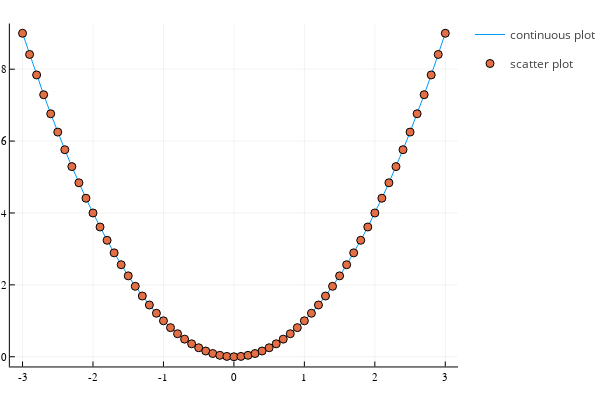

The code cell stored with this chart in its notebook:
### Code cell
plot(x, y, label="continuous plot")
scatter!(x, y, label="scatter plot")

### Figure 1 — Plotly figure (JSON) as saved in the notebook; plotly's stock layout.template omitted (floating-point values rounded to 4 significant figures)
{"data": [{"colorbar": {"title": ""}, "legendgroup": "continuous plot", "line": {"color": "rgba(0, 154, 250, 1.000)", "dash": "solid", "shape": "linear", "width": 1}, "mode": "lines", "name": "continuous plot", "showlegend": true, "type": "scatter", "x": [-3, -2.9, -2.8, -2.7, -2.6, -2.5, -2.4, -2.3, -2.2, -2.1, -2, -1.9, -1.8, -1.7, -1.6, -1.5, -1.4, -1.3, -1.2, -1.1, -1, -0.9, -0.8, -0.7, -0.6, -0.5, -0.4, -0.3, -0.2, -0.1, 0, 0.1, 0.2, 0.3, 0.4, 0.5, 0.6, 0.7, 0.8, 0.9, 1, 1.1, 1.2, 1.3, 1.4, 1.5, 1.6, 1.7, 1.8, 1.9, 2, 2.1, 2.2, 2.3, 2.4, 2.5, 2.6, 2.7, 2.8, 2.9, 3], "xaxis": "x", "y": [9, 8.41, 7.84, 7.29, 6.76, 6.25, 5.76, 5.29, 4.84, 4.41, 4, 3.61, 3.24, 2.89, 2.56, 2.25, 1.96, 1.69, 1.44, 1.21, 1, 0.81, 0.64, 0.49, 0.36, 0.25, 0.16, 0.09, 0.04, 0.01, 0, 0.01, 0.04, 0.09, 0.16, 0.25, 0.36, 0.49, 0.64, 0.81, 1, 1.21, 1.44, 1.69, 1.96, 2.25, 2.56, 2.89, 3.24, 3.61, 4, 4.41, 4.84, 5.29, 5.76, 6.25, 6.76, 7.29, 7.84, 8.41, 9], "yaxis": "y", "zmax": null, "zmin": null}, {"colorbar": {"title": ""}, "legendgroup": "scatter plot", "marker": {"color": "rgba(227, 111, 71, 1.000)", "line": {"color": "rgba(0, 0, 0, 1.000)", "width": 1}, "size": 8, "symbol": "circle"}, "mode": "markers", "name": "scatter plot", "showlegend": true, "type": "scatter", "x": [-3, -2.9, -2.8, -2.7, -2.6, -2.5, -2.4, -2.3, -2.2, -2.1, -2, -1.9, -1.8, -1.7, -1.6, -1.5, -1.4, -1.3, -1.2, -1.1, -1, -0.9, -0.8, -0.7, -0.6, -0.5, -0.4, -0.3, -0.2, -0.1, 0, 0.1, 0.2, 0.3, 0.4, 0.5, 0.6, 0.7, 0.8, 0.9, 1, 1.1, 1.2, 1.3, 1.4, 1.5, 1.6, 1.7, 1.8, 1.9, 2, 2.1, 2.2, 2.3, 2.4, 2.5, 2.6, 2.7, 2.8, 2.9, 3], "xaxis": "x", "y": [9, 8.41, 7.84, 7.29, 6.76, 6.25, 5.76, 5.29, 4.84, 4.41, 4, 3.61, 3.24, 2.89, 2.56, 2.25, 1.96, 1.69, 1.44, 1.21, 1, 0.81, 0.64, 0.49, 0.36, 0.25, 0.16, 0.09, 0.04, 0.01, 0, 0.01, 0.04, 0.09, 0.16, 0.25, 0.36, 0.49, 0.64, 0.81, 1, 1.21, 1.44, 1.69, 1.96, 2.25, 2.56, 2.89, 3.24, 3.61, 4, 4.41, 4.84, 5.29, 5.76, 6.25, 6.76, 7.29, 7.84, 8.41, 9], "yaxis": "y", "zmax": null, "zmin": null}], "layout": {"annotations": [], "height": 400, "legend_position": {"bgcolor": "rgba(255, 255, 255, 1.000)", "bordercolor": "rgba(0, 0, 0, 1.000)", "borderwidth": 1, "font": {"color": "rgba(0, 0, 0, 1.000)", "family": "sans-serif", "size": 11}, "title": {"font": {"color": "rgba(0, 0, 0, 1.000)", "family": "sans-serif", "size": 15}, "text": ""}, "tracegroupgap": 0, "traceorder": "normal", "x": 1, "xanchor": "auto", "y": 1, "yanchor": "auto"}, "margin": {"b": 20, "l": 0, "r": 0, "t": 20}, "paper_bgcolor": "rgba(255, 255, 255, 1.000)", "plot_bgcolor": "rgba(255, 255, 255, 1.000)", "showlegend": true, "width": 600, "xaxis": {"anchor": "y", "domain": [0.02138, 0.9934], "gridcolor": "rgba(0, 0, 0, 0.100)", "gridwidth": 0.5, "linecolor": "rgba(0, 0, 0, 1.000)", "mirror": false, "range": [-3.18, 3.18], "showgrid": true, "showline": true, "showticklabels": true, "tickangle": 0, "tickcolor": "rgb(0, 0, 0)", "tickfont": {"color": "rgba(0, 0, 0, 1.000)", "family": "sans-serif", "size": 11}, "tickmode": "array", "ticks": "inside", "ticktext": ["-3", "-2", "-1", "0", "1", "2", "3"], "tickvals": [-3, -2, -1, 0, 1, 2, 3], "title": "", "titlefont": {"color": "rgba(0, 0, 0, 1.000)", "family": "sans-serif", "size": 15}, "type": "-", "visible": true, "zeroline": false, "zerolinecolor": "rgba(0, 0, 0, 1.000)"}, "yaxis": {"anchor": "x", "domain": [0.03762, 0.9902], "gridcolor": "rgba(0, 0, 0, 0.100)", "gridwidth": 0.5, "linecolor": "rgba(0, 0, 0, 1.000)", "mirror": false, "range": [-0.27, 9.27], "showgrid": true, "showline": true, "showticklabels": true, "tickangle": 0, "tickcolor": "rgb(0, 0, 0)", "tickfont": {"color": "rgba(0, 0, 0, 1.000)", "family": "sans-serif", "size": 11}, "tickmode": "array", "ticks": "inside", "ticktext": ["0", "2", "4", "6", "8"], "tickvals": [0, 2, 4, 6, 8], "title": "", "titlefont": {"color": "rgba(0, 0, 0, 1.000)", "family": "sans-serif", "size": 15}, "type": "-", "visible": true, "zeroline": false, "zerolinecolor": "rgba(0, 0, 0, 1.000)"}}}
